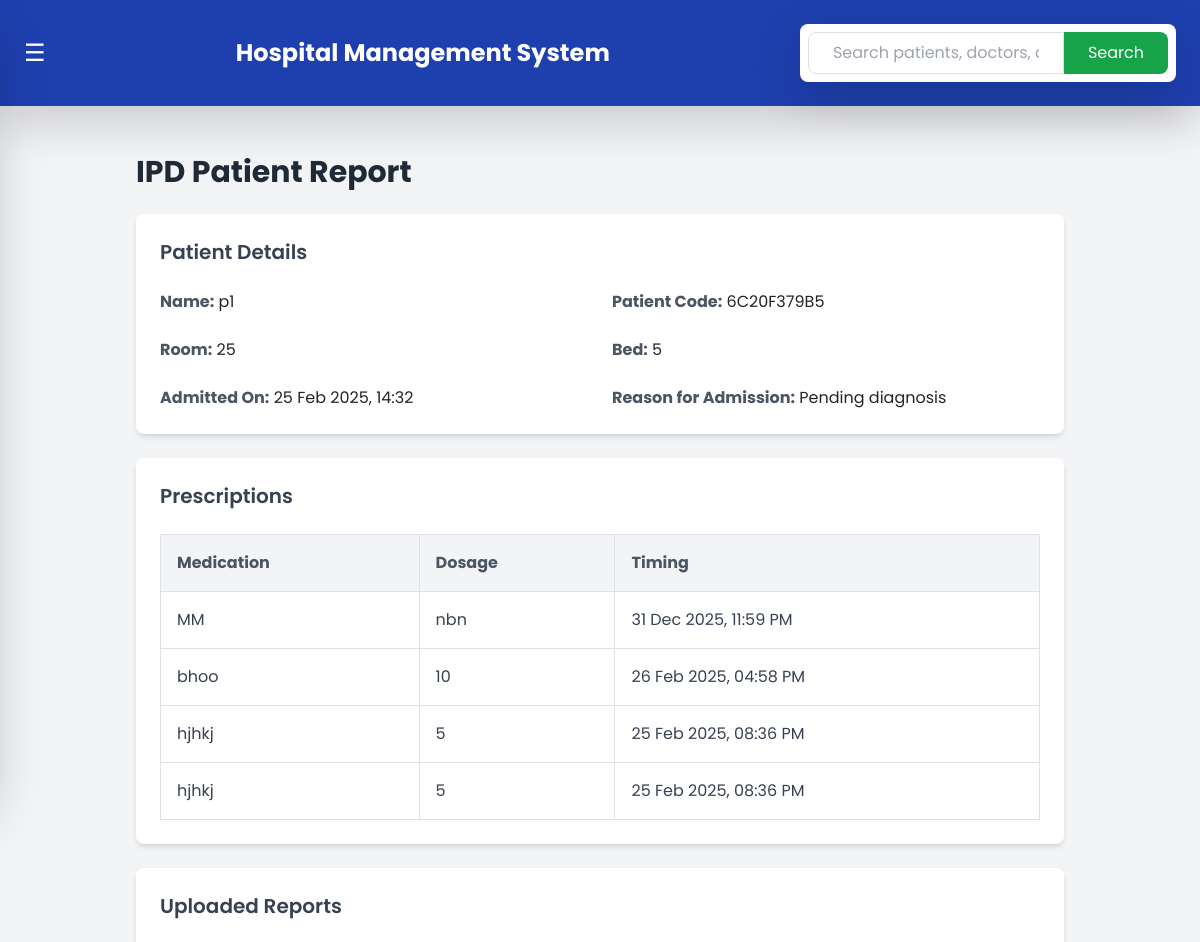
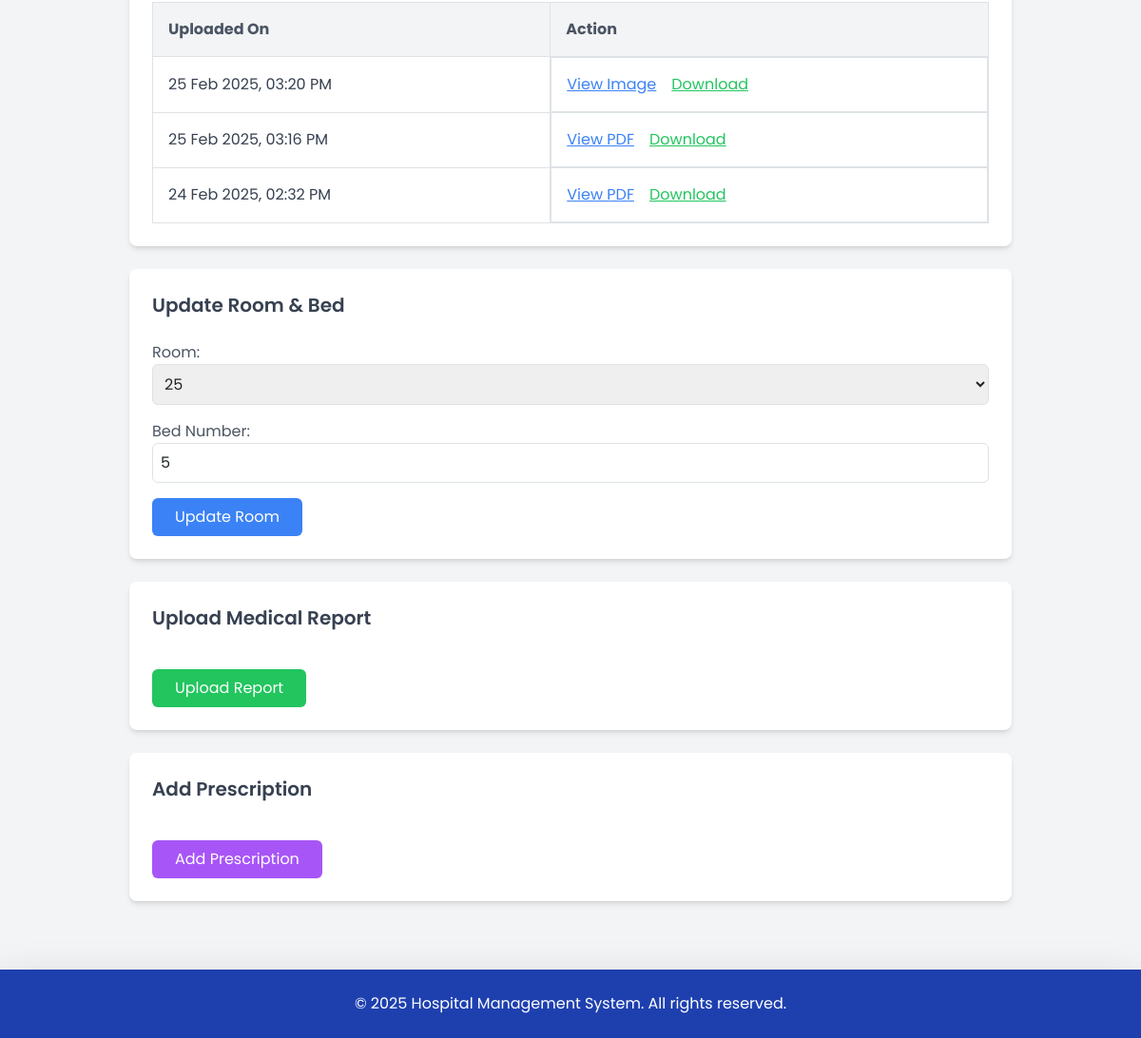
Screenshot of /ipd/16/ with the database file from the repository (2 pictures, top to bottom).
### hms/models.py (models this page shows, shortened)
class IPD(models.Model):
    patient = models.ForeignKey(Patient, on_delete=models.CASCADE)
    room = models.ForeignKey(Room, on_delete=models.CASCADE, limit_choices_to={'is_available': True},null=True, blank=True)
    admitted_on = models.DateTimeField(auto_now_add=True)
    discharge_date = models.DateTimeField(null=True, blank=True)
    reason_for_admission = models.TextField(null=True, blank=True)
    bed_number = models.IntegerField(null=True, blank=True)
    bed_price_per_day = models.DecimalField(max_digits=10, decimal_places=2, null=True, blank=True)

class Patient(models.Model):
    patient_code = models.CharField(max_length=10, unique=True, editable=False, blank=True, null=True)
    created_at = models.DateTimeField(default=now)
    user = models.OneToOneField(CustomUser, on_delete=models.CASCADE, related_name="patient")
    date_of_birth = models.DateField(blank=True, null=True)
    contact_number = models.CharField(max_length=15, blank=True, null=True)
    address = models.TextField(blank=True, null=True)
    gender = models.CharField(max_length=10, choices=CustomUser.GENDER_CHOICES, blank=True, null=True)
    aadhar_number = models.CharField(max_length=12, unique=True, validators=[MinLengthValidator(12)], blank=True, null=True)
    blood_group = models.CharField(max_length=3, blank=True, null=True, choices=[
        ('A+', 'A+'), ('A-', 'A-'), ('B+', 'B+'), ('B-', 'B-'),
        ('O+', 'O+'), ('O-', 'O-'), ('AB+', 'AB+'), ('AB-', 'AB-')
    ])
    email = models.EmailField(unique=True, blank=True, null=True)
    guarantor_name = models.CharField(max_length=255, blank=True, null=True)
    guarantor_address = models.TextField(blank=True, null=True)
    guarantor_mobile = models.CharField(max_length=15, blank=True, null=True)
    guarantor_relationship = models.CharField(max_length=50, blank=True, null=True)
    guarantor_gender = models.CharField(max_length=10, choices=CustomUser.GENDER_CHOICES, blank=True, null=True)
    profile_picture = models.ImageField(upload_to='patient_profiles/', blank=True, null=True)

class CustomUser(AbstractUser):
    GENDER_CHOICES = (
        ('male', 'Male'),
        ('female', 'Female'),
        ('other', 'Other'),
    )
    full_name = models.CharField(max_length=255, blank=True, null=True)
    contact_number = models.CharField(max_length=15, blank=True, null=True)
    address = models.TextField(blank=True, null=True)
    gender = models.CharField(max_length=10, choices=GENDER_CHOICES, blank=True, null=True)
    groups = models.ManyToManyField(Group, related_name="customuser_groups", blank=True)
    user_permissions = models.ManyToManyField(Permission, related_name="customuser_permissions", blank=True)

class Room(models.Model):
    ROOM_TYPES = [
        ('general', 'General Ward'),
        ('semi-private', 'Semi-Private'),
        ('private', 'Private'),
        ('icu', 'ICU'),
    ]
    room_number = models.CharField(max_length=10, unique=True)
    room_type = models.CharField(max_length=20, choices=ROOM_TYPES)
    is_available = models.BooleanField(default=True)
    total_beds = models.IntegerField(default=1,null=True)
    available_beds = models.IntegerField(default=1,null=True)
    bed_price_per_day = models.DecimalField(max_digits=10, decimal_places=2,null=True)
    occupied_beds = models.JSONField(default=list)  # Store occupied bed numbers in a list

class Prescription(models.Model):
    ipd = models.ForeignKey(IPD, on_delete=models.CASCADE, related_name="prescriptions")
    medication = models.CharField(max_length=255)
    dosage = models.CharField(max_length=100)
    timing = models.DateTimeField()

class PatientReport(models.Model):
    patient = models.ForeignKey('hms.Patient', on_delete=models.CASCADE, related_name="reports")
    file_name = models.CharField(max_length=255, help_text="Enter a name for this report")  # Custom file name
    report_file = models.FileField(upload_to="patient_reports/")
    uploaded_at = models.DateTimeField(auto_now_add=True)
    description = models.TextField(blank=True, null=True)

### hms/views.py (the view)
# urls.py: path('ipd/<int:ipd_id>/', view_ipd_report, name='view_ipd_report'),
def view_ipd_report(request, ipd_id):
    ipd = get_object_or_404(IPD, id=ipd_id)
    rooms = Room.objects.all()
    prescriptions = Prescription.objects.filter(ipd=ipd).order_by('-timing')
    reports = PatientReport.objects.filter(patient=ipd.patient).order_by('-uploaded_at')  # Fetch reports
    return render(request, 'hms/view_ipd_report.html', {'ipd': ipd, 'rooms': rooms,'prescriptions':prescriptions,'reports': reports})

### hms/templates/hms/view_ipd_report.html (shortened to what this page needs)
{% extends 'hms/base.html' %}
{% block content %}
<div class="container mx-auto p-6">
    <h2 class="text-3xl font-bold text-gray-800 mb-6">IPD Patient Report</h2>
    <div class="bg-white p-6 rounded-lg shadow-md mb-6">
        <h3 class="text-xl font-semibold text-gray-700 mb-4">Patient Details</h3>
        <div class="grid grid-cols-1 md:grid-cols-2 gap-4">
            <p><strong class="text-gray-600">Name:</strong> {{ ipd.patient.user.full_name }}</p>
            <p><strong class="text-gray-600">Patient Code:</strong> {{ ipd.patient.patient_code }}</p>
            <p><strong class="text-gray-600">Room:</strong> {{ ipd.room.room_number }}</p>
            <p><strong class="text-gray-600">Bed:</strong> {{ ipd.bed_number }}</p>
            <p><strong class="text-gray-600">Admitted On:</strong> {{ ipd.admitted_on|date:"d M Y, H:i" }}</p>
            <p><strong class="text-gray-600">Reason for Admission:</strong> {{ ipd.reason_for_admission }}</p>
        </div>
    </div>
    <div class="bg-white p-6 rounded-lg shadow-md mb-6">
        <h3 class="text-xl font-semibold text-gray-700 mb-4">Prescriptions</h3>
        {% if prescriptions %}
            <div class="overflow-x-auto">
                <table class="w-full border-collapse border border-gray-200">
                    <thead>
                        <tr class="bg-gray-100">
                            <th class="border p-3 text-left text-gray-600">Medication</th>
                            <th class="border p-3 text-left text-gray-600">Dosage</th>
                            <th class="border p-3 text-left text-gray-600">Timing</th>
                        </tr>
                    </thead>
                    <tbody>
                        {% for prescription in prescriptions %}
                            <tr class="hover:bg-gray-50">
                                <td class="border p-3 text-gray-700">{{ prescription.medication }}</td>
                                <td class="border p-3 text-gray-700">{{ prescription.dosage }}</td>
                                <td class="border p-3 text-gray-700">{{ prescription.timing|date:"d M Y, h:i A" }}</td>
                            </tr>
                        {% endfor %}
                    </tbody>
                </table>
            </div>
        {% else %}
            <p class="text-gray-500">No prescriptions added yet.</p>
        {% endif %}
    </div>
    <div class="bg-white p-6 rounded-lg shadow-md mb-6">
        <h3 class="text-xl font-semibold text-gray-700 mb-4">Uploaded Reports</h3>
        {% if reports %}
            <div class="overflow-x-auto">
                <table class="w-full border-collapse border border-gray-200">
                    <thead>
                        <tr class="bg-gray-100">
                            <th class="border p-3 text-left text-gray-600">Uploaded On</th>
                            <th class="border p-3 text-left text-gray-600">Action</th>
                        </tr>
                    </thead>
                    <tbody>
                        {% for report in reports %}
                            <tr class="hover:bg-gray-50">
                                <td class="border p-3 text-gray-700">{{ report.uploaded_at|date:"d M Y, h:i A" }}</td>
                                <td class="border p-3 flex space-x-4">
                                    {% if report.report_file.url|lower|slice:"-4:" == ".pdf" %}
                                        <button onclick="openPdfViewer('{{ report.report_file.url }}')" class="text-blue-500 hover:text-blue-700 underline">View PDF</button>
                                    {% else %}
                                        <button onclick="openImageViewer('{{ report.report_file.url }}')" class="text-blue-500 hover:text-blue-700 underline">View Image</button>
                                    {% endif %}
                                    <a href="{{ report.report_file.url }}" download class="text-green-500 hover:text-green-700 underline">Download</a>
                                </td>
                            </tr>
                        {% endfor %}
                    </tbody>
                </table>
            </div>
        {% else %}
            <p class="text-gray-500">No reports uploaded yet.</p>
        {% endif %}
    </div>
    <div class="bg-white p-6 rounded-lg shadow-md mb-6">
        <h3 class="text-xl font-semibold text-gray-700 mb-4">Update Room & Bed</h3>
        <form method="POST" action="{% url 'update_ipd_room' ipd.id %}" class="space-y-4">
            <div>
                <label for="room" class="block text-gray-600">Room:</label>
                <select name="room" id="room" class="w-full p-2 border border-gray-300 rounded-md focus:outline-none focus:ring-2 focus:ring-blue-500">
                    {% for room in rooms %}
                        <option value="{{ room.id }}" {% if ipd.room.id == room.id %}selected{% endif %}>{{ room.room_number }}</option>
                    {% endfor %}
                </select>
            </div>
            <div>
                <label for="bed" class="block text-gray-600">Bed Number:</label>
                <input type="number" name="bed_number" value="{{ ipd.bed_number }}" class="w-full p-2 border border-gray-300 rounded-md focus:outline-none focus:ring-2 focus:ring-blue-500">
            </div>
            <button type="submit" class="bg-blue-500 text-white px-4 py-2 rounded-md hover:bg-blue-600">Update Room</button>
        </form>
    </div>
    <div class="bg-white p-6 rounded-lg shadow-md mb-6">
        <h3 class="text-xl font-semibold text-gray-700 mb-4">Upload Medical Report</h3>
        <form method="POST" enctype="multipart/form-data" action="{% url 'upload_patient_report' ipd.patient.patient_code %}" class="space-y-4">
            <button type="submit" class="bg-green-500 text-white px-4 py-2 rounded-md hover:bg-green-600">Upload Report</button>
        </form>
    </div>
    <div class="bg-white p-6 rounded-lg shadow-md">
        <h3 class="text-xl font-semibold text-gray-700 mb-4">Add Prescription</h3>
        <form method="POST" action="{% url 'add_prescription' ipd.id %}" class="space-y-4">
            <button type="submit" class="bg-purple-500 text-white px-4 py-2 rounded-md hover:bg-purple-600">Add Prescription</button>
        </form>
    </div>
</div>
{% endblock %}

### hms/templates/hms/base.html (style rules this page uses)
body { font-family: 'Poppins', sans-serif; }

### rows the page displays
IPD: patient.user.full_name "p1", patient.patient_code "6C20F379B5", room.room_number "25", bed_number "5", admitted_on "25 Feb 2025, 14:32", reason_for_admission "Pending diagnosis", room "25"
Prescription: medication "MM", dosage "nbn", timing "31 Dec 2025, 11:59 PM"
Prescription: medication "bhoo", dosage "10", timing "26 Feb 2025, 04:58 PM"
Prescription: medication "hjhkj", dosage "5", timing "25 Feb 2025, 08:36 PM"
Prescription: medication "hjhkj", dosage "5", timing "25 Feb 2025, 08:36 PM"
PatientReport: uploaded_at "25 Feb 2025, 03:20 PM"
PatientReport: uploaded_at "25 Feb 2025, 03:16 PM"
PatientReport: uploaded_at "24 Feb 2025, 02:32 PM"
